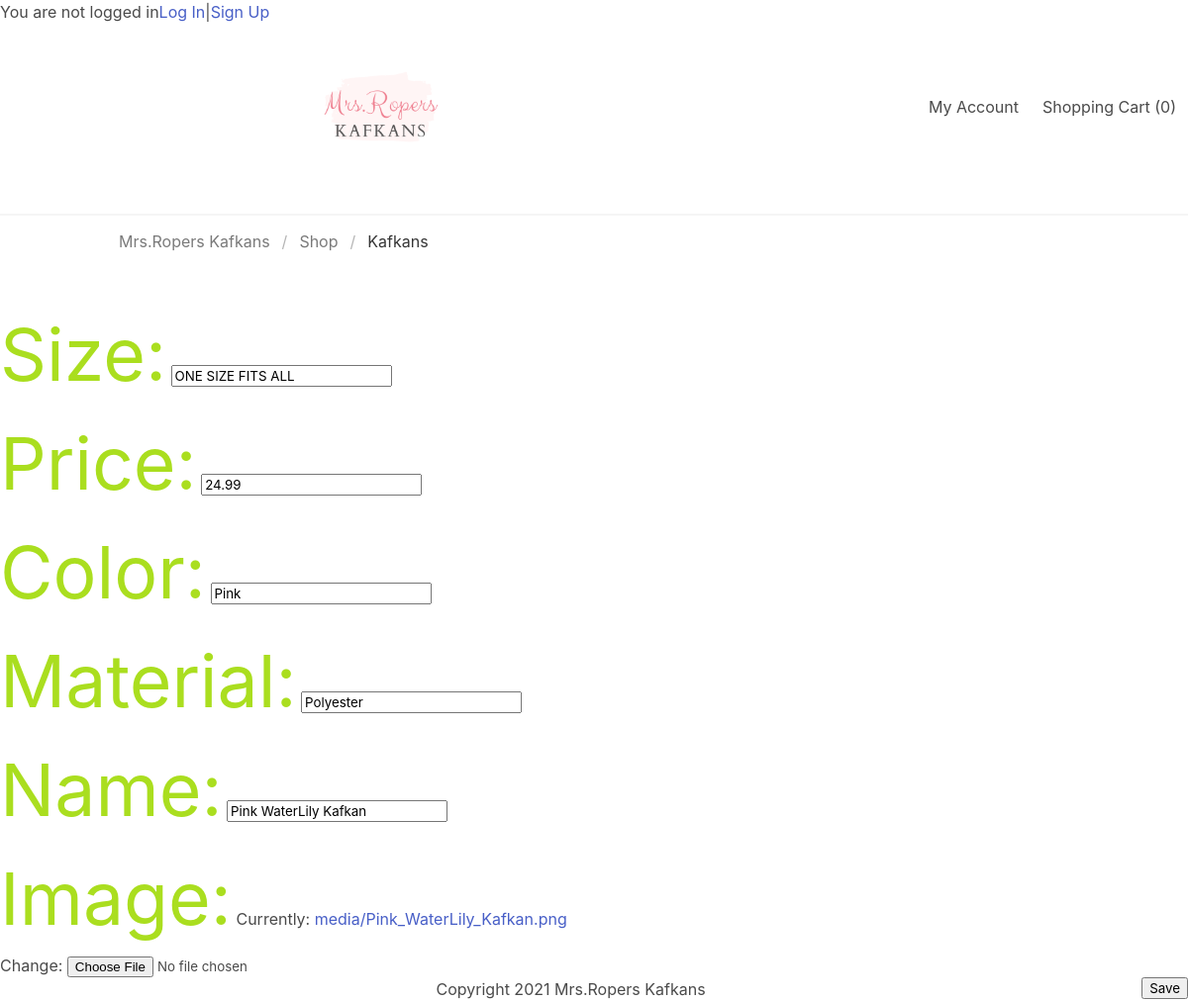
/kafkan/12/edit/, run on the app's committed database.
### kafkan_store/models.py (models this page shows, shortened)
class Kafkan(models.Model):
    size = models.CharField(max_length=200)
    price = models.DecimalField(max_digits=10, decimal_places=2)
    color = models.CharField(max_length=100)
    material = models.CharField(max_length=100)
    name = models.CharField(max_length=250, blank=True)
    image = models.ImageField(upload_to="./media")
    author = models.ForeignKey(settings.AUTH_USER_MODEL, on_delete=CASCADE)
    class Meta:
        ordering = ['image']

### kafkan_store/views.py (the view)
# urls.py: path('kafkan/<int:pk>/edit/', views.kafkan_edit, name='kafkan_edit'),
def kafkan_edit(request, pk):
    kafkan = get_object_or_404(Kafkan, pk=pk)
    if request.method == "GET":
        form = KafkanForm( instance=kafkan)
    else:
        form = KafkanForm(request.POST, instance=kafkan)
        if form.is_valid():
            form.save()
            return redirect("kafkan_list")
    return render(request, "kafkan_edit.html", {"form": form, "kafkan": kafkan})

### kafkan_store/forms.py
class KafkanForm(forms.ModelForm):
    class Meta:
        model = Kafkan
        fields = ['size', 'price', 'color', 'material','name', 'image']

### templates/kafkan_edit.html
{% extends 'base.html' %}
{% block content %}
<article class="kafkan">
    <form method="POST" class=post_form>{% csrf_token %}
        {{ form.as_p }}
    <button type='submit' class='save btn btn-save'>Save</button>
    </form>
</article>
{% endblock %}

### kafkan_store/static/css/style.css (style rules this page uses)
body { padding-left: 15px; }
.save { float: right; }
label { color:#AADE1F; font-size: 55pt; }

### data on the page
Kafkan: size "ONE SIZE FITS ALL", price "24.99", color "Pink", material "Polyester", name "Pink WaterLily Kafkan"
